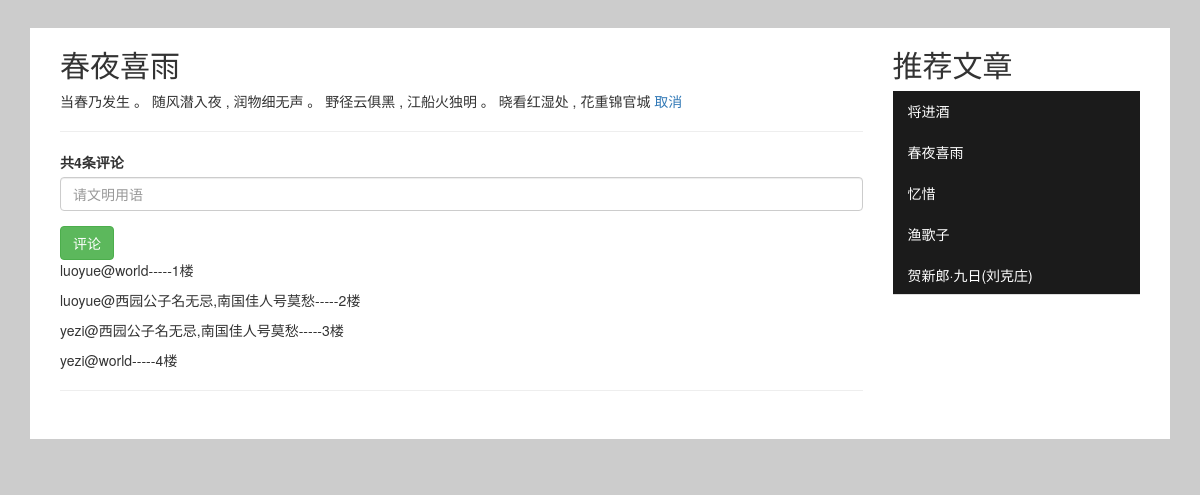
Page /detail/8 (signed in) on the committed database.
### infomation/models.py (models this page shows, shortened)
class Article(models.Model):
    title = models.CharField(max_length=64)
    content = models.TextField()
    create_time = models.DateTimeField(default=timezone.now)
    support_num = models.IntegerField(default=0)
    read_num = models.IntegerField(default=1)
    garde_num = models.IntegerField(default=0)
    author = models.ForeignKey(to=User, related_name='articles')
    column = models.ForeignKey(to=ArticleColumn, related_name='column_articles')

class Comment(models.Model):
    content = models.TextField()
    create_time = models.DateTimeField(default=timezone.now)
    user = models.ForeignKey(to=User, related_name='all_comments')
    article = models.ForeignKey(to=Article, related_name='comments')

class User(AbstractUser):
    IDENTITY = (
        ('Normal', 'Normal'),
        ('Redact', 'Redact'),
        ('Manage', 'Manage')
    )
    ATTITUDE = (
        (-1, '反对'),
        (0, ''),
        (1, '赞成')
    )
    attitude = models.IntegerField(choices=ATTITUDE, default=0)
    identity = models.CharField(choices=IDENTITY, default='Normal', max_length=6)
    def __str__(self):
        return self.username

### infomation/views.py (the view)
# urls.py: url(r'^detail/(?P<id>\d+)', views.detail, name="detail"),
def detail(request, id):
    article = Article.objects.get(id=id)
    article.read_num += 1
    article.save()
    article_by_grade = Article.objects.order_by('-garde_num')[:5]
    return render(request, 'infosite_article.html', {'article': article, 'article_by_grade': article_by_grade})

### infomation/templates/infosite_article.html (shortened to what this page needs)
<!DOCTYPE html>
<html>
<head>
    <link rel="stylesheet" href="/static/css/bootstrap.css"/>
</head>
<body>
<div class="container">
    <div id='content' class="container-fluid">
        <div class='col-md-9'>
            <h2>{{ article.title }}</h2>
                {{ article.content }}
    {% if user.attitude != 1 %}
        <a href="{% url 'vote' id=article.id %}">点赞</a>
    {% elif user.attitude == 1 %}
        <a href="{% url 'unvote' id=article.id %}">取消</a>
    {% endif %}
            <hr>
            <form role="form" action="{% url 'comment' id=article.id %}" method="get">
                <div class="form-group">
                    <label for="name">
                        共{{ article.comments.all|length }}条评论
                    </label>
                    <input name="content" class="form-control" placeholder="请文明用语"/>
                </div>
                <button type="submit" class="btn btn-success">评论</button>
            </form>
            {% for comm in article.comments.all %}
                <p>{{ comm.user }}@{{ comm.content }}-----{{ forloop.counter }}楼</p>
            {% endfor %}
            <hr>
        </div>
        <div class="col-md-3">
            <h2>推荐文章</h2>
            <ul class="nav nav-tabs nav-stacked">
                {% for article in article_by_grade %}
                <li>
                    <a href="{% url 'detail' id=article.id %}">{{ article.title }}</a>
                </li>
                {% endfor %}
            </ul>
        </div>
    </div>
</div>
</body>
</html>

### infomation/templates/infosite_article.html (style rules this page uses)
body { background-color: #CCC; }
#content { background-color: white; margin-top:2em; padding-bottom:2em; margin-bottom:2em; }
.col-md-3 li a { border: 0px; color: white; border-radius: 0px; margin-right: 0px; }
.col-md-3 ul { background-color: rgb(27, 27, 27); }

### rows in the picture
Article: title "春夜喜雨", content "当春乃发生 。 随风潜入夜 , 润物细无声 。 野径云俱黑 , 江船火独明 。 晓看红湿处 , 花重锦官城", comments.all|length "4"
Comment: user "luoyue", content "world"
Comment: user "luoyue", content "西园公子名无忌,南国佳人号莫愁"
Comment: user "yezi", content "西园公子名无忌,南国佳人号莫愁"
Comment: user "yezi", content "world"
Article: title "将进酒"
Article: title "忆惜"
Article: title "渔歌子"
Article: title "贺新郎·九日(刘克庄)"
